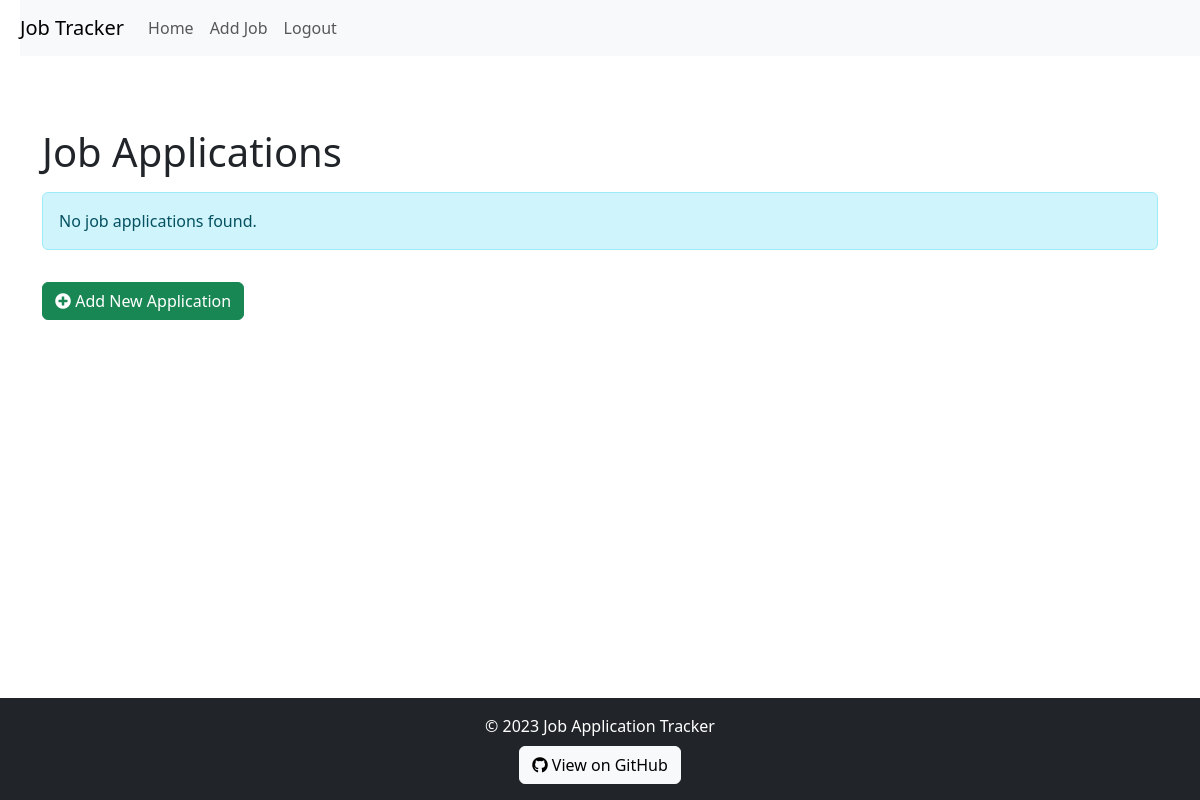
The page / (signed in) on the database as committed earlier.
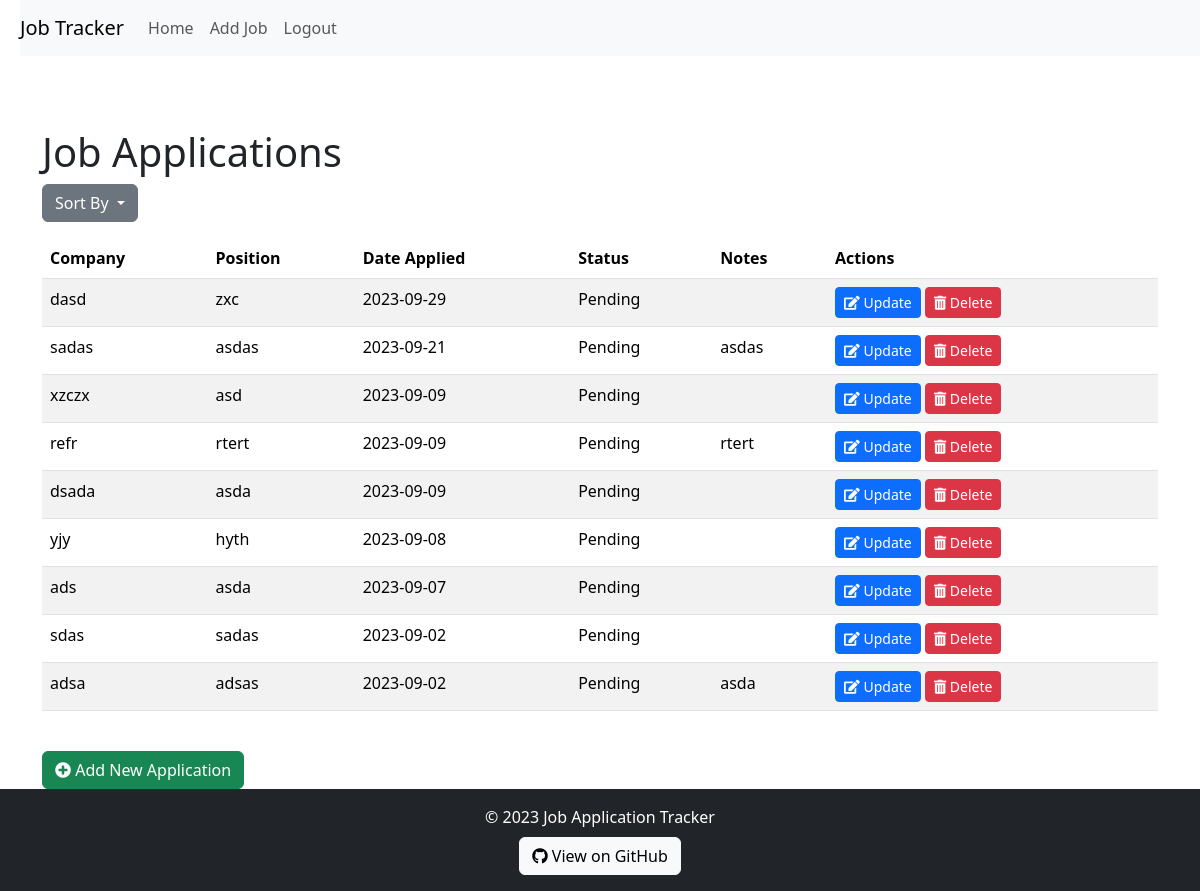
The same page on the database as committed later.
### app/models.py (models this page shows)
class JobApplication(db.Model):
    id = db.Column(db.Integer, primary_key=True)
    company = db.Column(db.String(150), nullable=False)
    position = db.Column(db.String(150), nullable=False)
    date_applied = db.Column(db.String(50), nullable=False)
    status = db.Column(db.String(50), default="Pending")
    notes = db.Column(db.Text)
    user_id = db.Column(db.Integer, db.ForeignKey('user.id'))

### app/routes.py (the view)
@app.route('/')
def index():
    page = request.args.get('page', 1, type=int)
    sort_by = request.args.get('sort_by', 'date')
    job_applications = []
    if current_user.is_authenticated:
        query = JobApplication.query.filter_by(user_id=current_user.id)
        if sort_by == 'company':
            query = query.order_by(JobApplication.company)
        else:
            query = query.order_by(JobApplication.date_applied.desc())
        job_applications = query.paginate(page=page, per_page=9)
    return render_template('index.html', job_applications=job_applications)

### app/__init__.py (called while the page is built)
@login_manager.user_loader
def load_user(user_id):
    return User.query.get(int(user_id))

### app/routes.py (called while the page is built)
@app.after_request
def add_cache_control(response):
    response.headers["Cache-Control"] = "no-cache, no-store, must-revalidate"
    response.headers["Pragma"] = "no-cache"
    response.headers["Expires"] = "0"
    return response

@app.context_processor
def make_template_context():
    return dict(get_flashed_messages=get_flashed_messages)

### app/templates/index.html (shortened to what this page needs)
{% extends "base.html" %}
{% block content %}
{% if current_user.is_authenticated %}
<h1 class="mt-4">Job Applications</h1>
{% if job_applications.items %}
    <div class="mb-3">
        <div class="dropdown">
            <button class="btn btn-secondary dropdown-toggle" type="button" id="sortDropdown" data-bs-toggle="dropdown" aria-expanded="false">
                Sort By
            </button>
        </div>
    </div>
    <table class="table table-striped mt-3">
        <thead>
            <tr>
                <th>Company</th>
                <th>Position</th>
                <th>Date Applied</th>
                <th>Status</th>
                <th>Notes</th>
                <th>Actions</th>
            </tr>
        </thead>
        <tbody>
            {% for job in job_applications %}
            <tr>
                <td>{{ job.company }}</td>
                <td>{{ job.position }}</td>
                <td>{{ job.date_applied }}</td>
                <td>{{ job.status }}</td>
                <td>{{ job.notes }}</td>
                <td>
                    <a href="{{ url_for('update', id=job.id) }}" class="btn btn-primary btn-sm">
                        <i class="fas fa-edit"></i> Update
                    </a>
                    <form action="{{ url_for('delete', id=job.id, page=request.args.get('page', 1)) }}" method="post" style="display:inline;">
                        <button type="submit" class="btn btn-danger btn-sm">
                            <i class="fas fa-trash-alt"></i> Delete
                        </button>
                    </form>
                </td>
            </tr>
            {% endfor %}
        </tbody>
    </table>
{% else %}
    <div class="alert alert-info mt-3">
        No job applications found.
    </div>
{% endif %}
<a href="{{ url_for('add', page=request.args.get('page', 1)) }}" class="btn btn-success mt-3">
    <i class="fas fa-plus-circle"></i> Add New Application
</a>
{% endif %}
{% endblock %}

Rows that differ between the two databases and show on the page:
added JobApplication: company "dasd", position "zxc", date_applied "2023-09-29", status "Pending"
added JobApplication: company "sadas", position "asdas", date_applied "2023-09-21", status "Pending", notes "asdas"
added JobApplication: company "xzczx", position "asd", date_applied "2023-09-09", status "Pending"
added JobApplication: company "refr", position "rtert", date_applied "2023-09-09", status "Pending", notes "rtert"
added JobApplication: company "dsada", position "asda", date_applied "2023-09-09", status "Pending"
added JobApplication: company "yjy", position "hyth", date_applied "2023-09-08", status "Pending"
added JobApplication: company "ads", position "asda", date_applied "2023-09-07", status "Pending"
added JobApplication: company "sdas", position "sadas", date_applied "2023-09-02", status "Pending"
added JobApplication: company "adsa", position "adsas", date_applied "2023-09-02", status "Pending", notes "asda"
Other text that changed with them:
text no longer shown: "No job applications found."
text now shown: "Sort By Company Position Date Applied Status Notes Actions"
